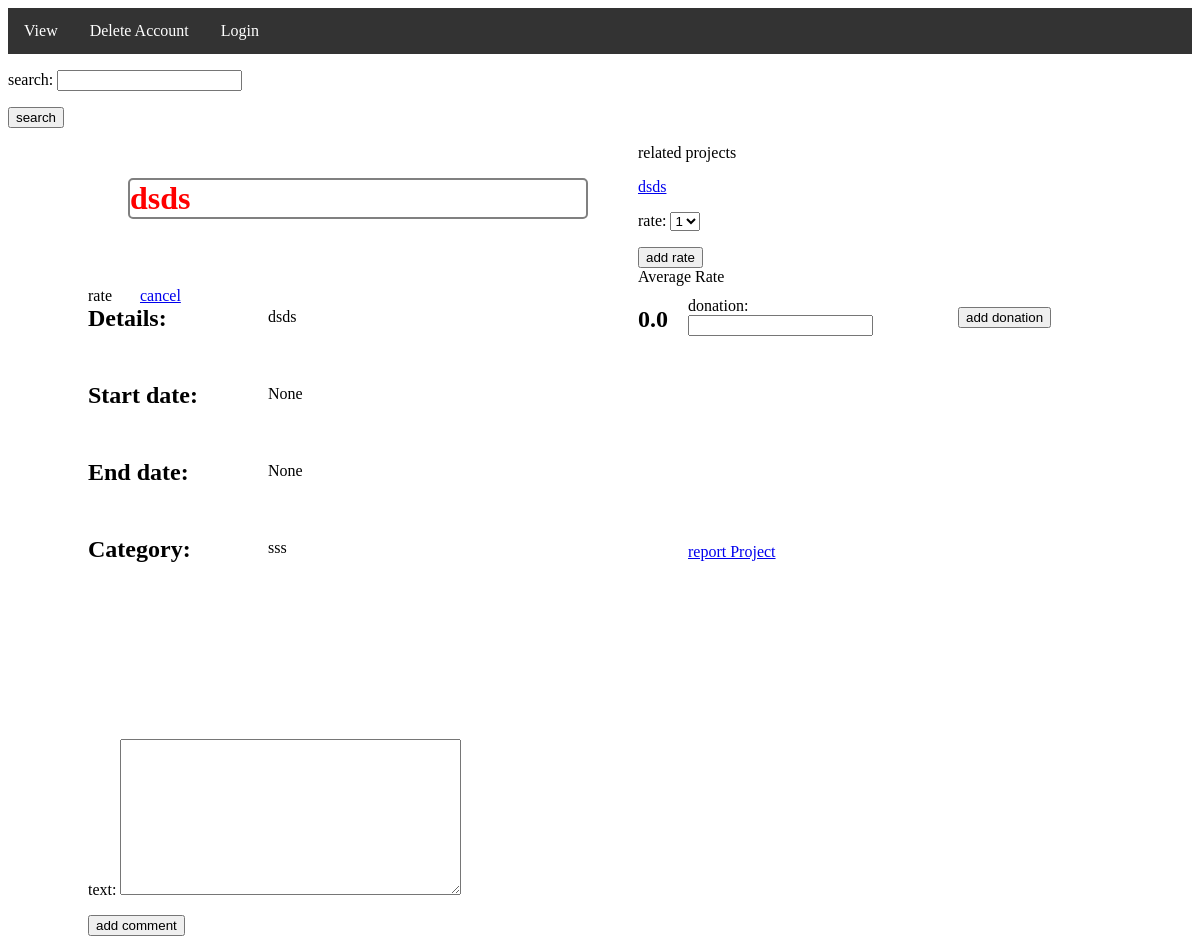
The page /projects/12 on the database as committed earlier.
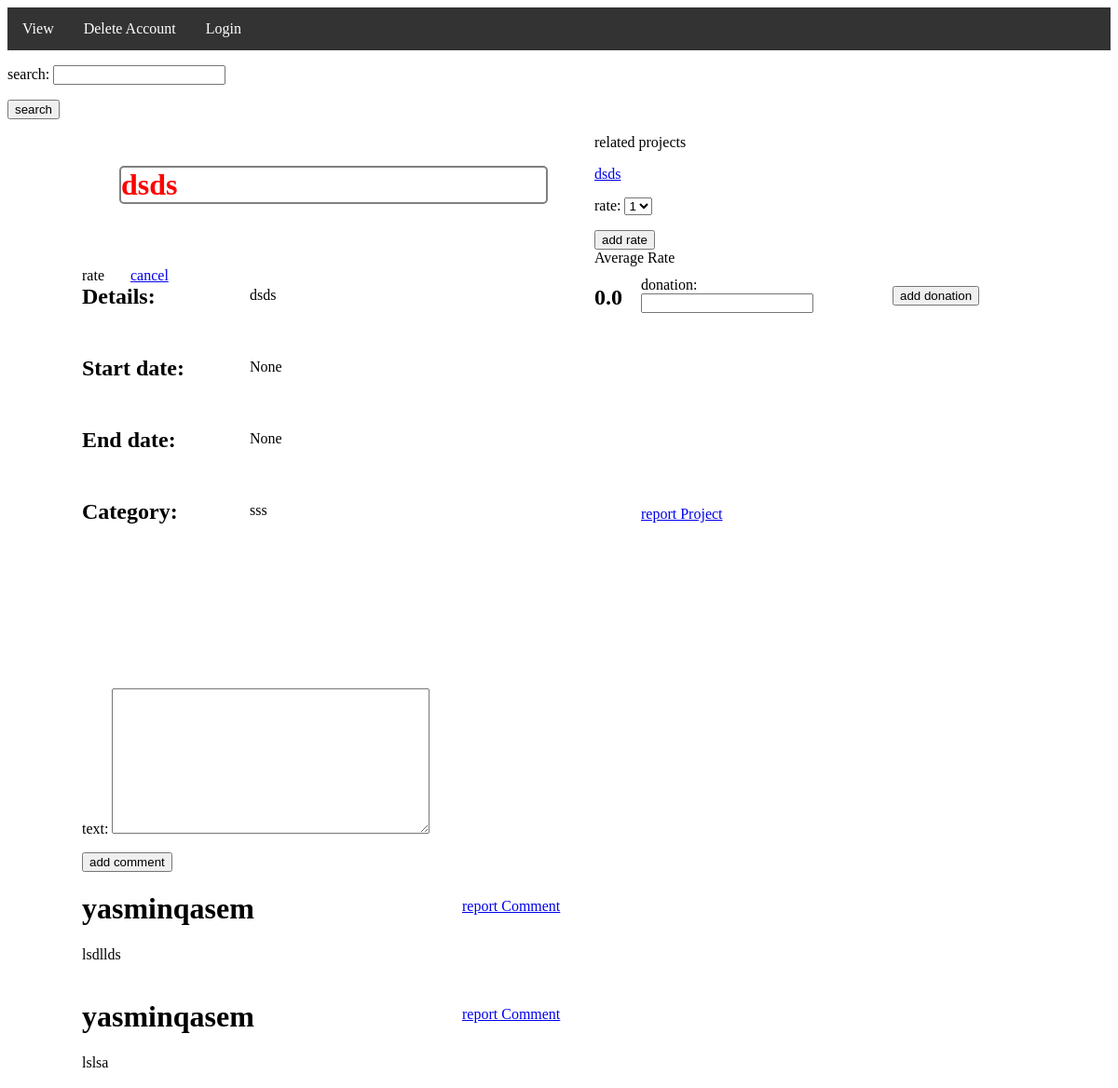
The same page on the database as committed later.
### project/models.py (models this page shows, shortened)
class Project(models.Model):
    title = models.CharField(max_length=100)
    details = models.CharField(max_length=1000)
    total_target = models.BigIntegerField(null=True)
    featured = models.BooleanField(default=False)
    start_date = models.DateField(null=True)
    end_date = models.DateField(null=True)
    user = models.ForeignKey(User, on_delete=models.CASCADE)
    category = models.ForeignKey(Category, on_delete=models.CASCADE,null=True)

class Category(models.Model):
    name = models.CharField(max_length=100 )

class Comment(models.Model):
    text = models.CharField(max_length=1000)
    project = models.ForeignKey(Project , on_delete=models.CASCADE)
    user= models.ForeignKey(User, on_delete=models.CASCADE)

### project/views.py (the view)
# urls.py: path('<int:id>', views.showOne, name='show_project'),
def showOne(request,id):
    project = Project.objects.get(id=id)
    related=[]
    try:
        tag = Tag.objects.filter(project_id=project)
        for t in tag:
            tags = Tag.objects.filter(tag=t.tag)
            for pro in tags:
                if pro.project.id==id:
                    continue
                else:
                    related.append(pro.project)
    except Tag.DoesNotExist:
        pass
    try:
        comments = Comment.objects.filter(project_id=id)
    except Comment.DoesNotExist:
        comments = None
    comment = Form_comment()
    donation = Form_donation()
    report_pro = Form_reportProject()
    report_com = Form_reportComment()
    rate = RateForm()
    return render(request, 'project/showOne.html', {
        "project": project,
        "form1": comment,
        "form2": donation,
        "form3":report_pro,
        "form4": report_com,
        "form5":rate,
        "comments": comments,
        "formsarch": form_search,
        "related":related,
        "avg_rate": avg_rate(project.id)})

### project/forms.py
class Form_comment(forms.Form):
    text = forms.CharField(widget=forms.Textarea, label='text', max_length=1000)

class Form_donation(forms.Form):
    donation = forms.IntegerField(label='donation')

### project/views.py (called while the page is built)
def avg_rate(id):
    mkm = 1
    total_rate = 0
    rates = Rate.objects.all().filter(project=id)
    for rate in rates:
        total_rate = (total_rate + rate.rate)
    if len(rates) == 0:
        total_rate = total_rate / mkm
    else:
        total_rate = total_rate / len(rates)
    return total_rate

### project/templates/project/showOne.html (shortened to what this page needs)
{% extends 'project/nav.html' %}
{% block showOne %}
<div class="container">
    <div class="header">
        <H1 style="display:inline">{{ project.title }}</H1> &nbsp; &nbsp;
    </div>
    <br>
    <p style="display:inline">rate</p> &nbsp; &nbsp; &nbsp;
    <a href="{% url 'cancel_pro' project.id %}">cancel</a>
    <br>
    <h2 for="details" style="display:inline">Details: </h2>
    <div class="details">
        <p>{{ project.details}}</p>
    </div>
    <h2 for="start" style="display:inline">Start date:</h2>
    <div class="start">
        <p>{{ project.start_date}}</p>
    </div>
    <h2 for="end" style="display:inline">End date:</h2>
    <div class="end">
        <p>{{ project.end_date}}</p>
    </div>
    <h2 for="category" style="display:inline">Category:</h2>
    <div class="cat">
        <p>{{ project.category.name}}</p>
    </div>
    <div class="reportProject">
        <a href="#" onclick="addReportPro()">report Project</a>
    </div>
    <div class="donateForm">
        <form action="{% url 'add_donation' project.id %}" method="POST"> {% csrf_token %}
            {{ form2.as_p }}
            <div class="add_don">
                <input type="submit" value="add donation">
            </div>
        </form>
    </div>
    <form method="POST" action="{% url 'add_com' project.id %}" > {% csrf_token %}
        {{ form1.as_p }}
        <input type="submit" value="add comment">
    </form>
    {% for c in comments %}
    <h1> {{ c.user.username }} </h1>
    <div class="txt_area">
        <p style="display:inline"> {{ c.text }} </p>
    </div>
    <div class="report_com">
        &nbsp; <a href="#" onclick="addReportCom()">report Comment</a>
    </div>
    {% endfor %}
</div>
<p>related projects </p>
{% for r in related %}
<a href="{% url 'show_project' r.id %}">{{ r.title }}</a> <br>
{% endfor %}
 <form action="{% url 'add_rate' project.id %}" method="POST"> {% csrf_token %}
            {{ form5.as_p }}
     <input type="submit" name="addrate" value="add rate">
 </form>
 <h> Average Rate </h>
 <h2> {{ avg_rate }}</h2>
{% endblock %}

### project/templates/project/nav.html (shortened to what this page needs)
<!DOCTYPE html>
<html>
{% load static %}
<head>
    <link rel="stylesheet" href="{% static 'project/CSS/nav.css' %}">
    <link rel="stylesheet" href="{% static 'project/CSS/showOne.css' %}">
</head>
<body>
<ul>
    <li class="dropdown">
        <a href="javascript:void(0)" class="dropbtn">View</a>
    </li>
    <li><a href="#news" onclick="view()">Delete Account</a></li>
    <li>
    {% if user.is_authenticated %}
    <li>User: {{ user.get_username }}</li>
    <li><a href="{% url 'logout'%}?next={{request.path}}">Logout</a></li>
  {% else %}
    <li><a href="{% url 'login'%}?next={{request.path}}">Login</a></li>
  {% endif %}
    </li>
</ul>
 <form method="POST" action="{% url 'search' %}"> {% csrf_token %}
        {{ formsarch.as_p }}
        <input type="submit" value="search">
</form>
{% block showOne %}
{% endblock %}
</body>
</html>

### project/static/project/CSS/nav.css (style rules this page uses)
ul { list-style-type: none; margin: 0; padding: 0; overflow: hidden; background-color: #333; }
li { float: left; }
li a, .dropbtn { display: inline-block; color: white; text-align: center; padding: 14px 16px; text-decoration: none; }
li.dropdown { display: inline-block; }
.header { margin-left: 40px; position: relative; top: 50px; }

### project/static/project/CSS/showOne.css (style rules this page uses)
.container { width: 500px; float: left; margin-right: 50px; }
.container { margin-top: 100px; margin-left: 80px; }
.header { border: 2px solid grey; border-radius: 5px; color: red; position: relative; top: -50px; right: -30; }
.details { position: relative; right: -180px; top: -40px; }
.start, .end, .cat { position: relative; right: -180px; top: -40px; }
.add_don { position: relative; right: -270px; top: -45px; }
.donateForm { margin-left: 600px; position: relative; top: -350px; }
.txt_area { position: relative; }
.reportProject { position: relative; right: -600px; top: -70px; }
.report_com { position: relative; right: -400px; top: -70px; }

Rows that differ between the two databases and show on the page:
added Comment: user.username "yasminqasem", text "lsdllds"
added Comment: user.username "yasminqasem", text "lslsa"
